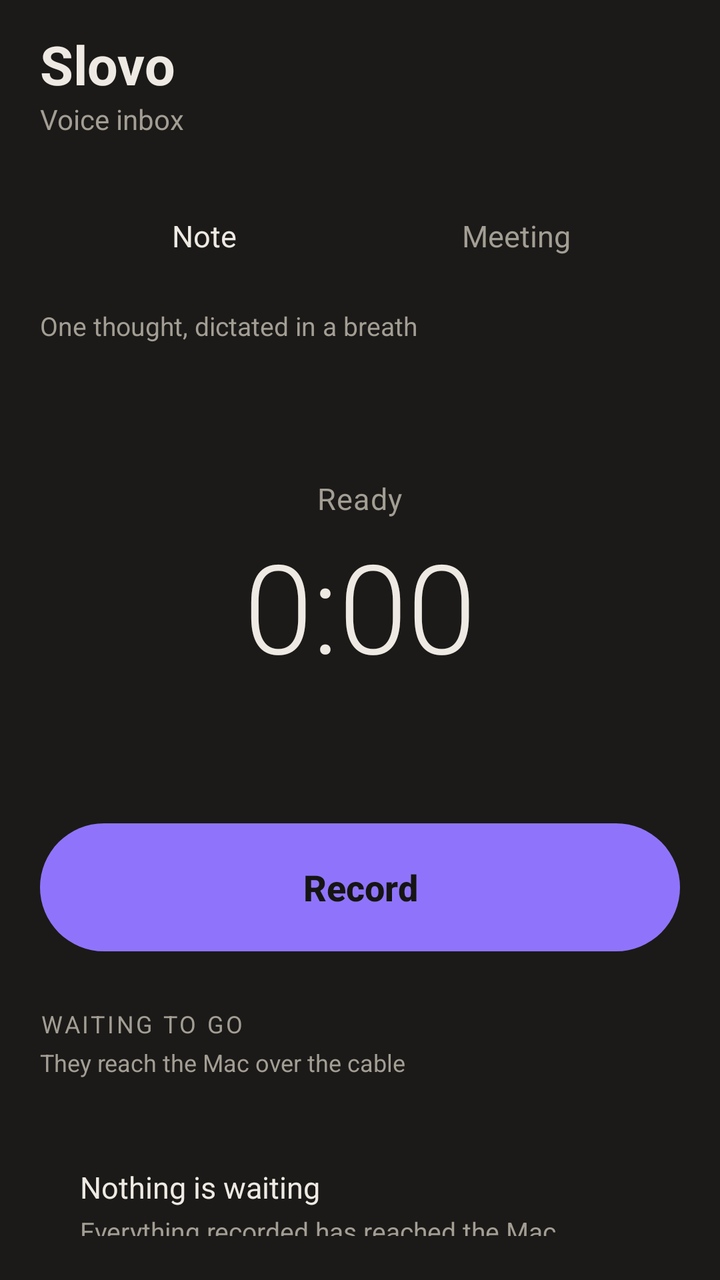
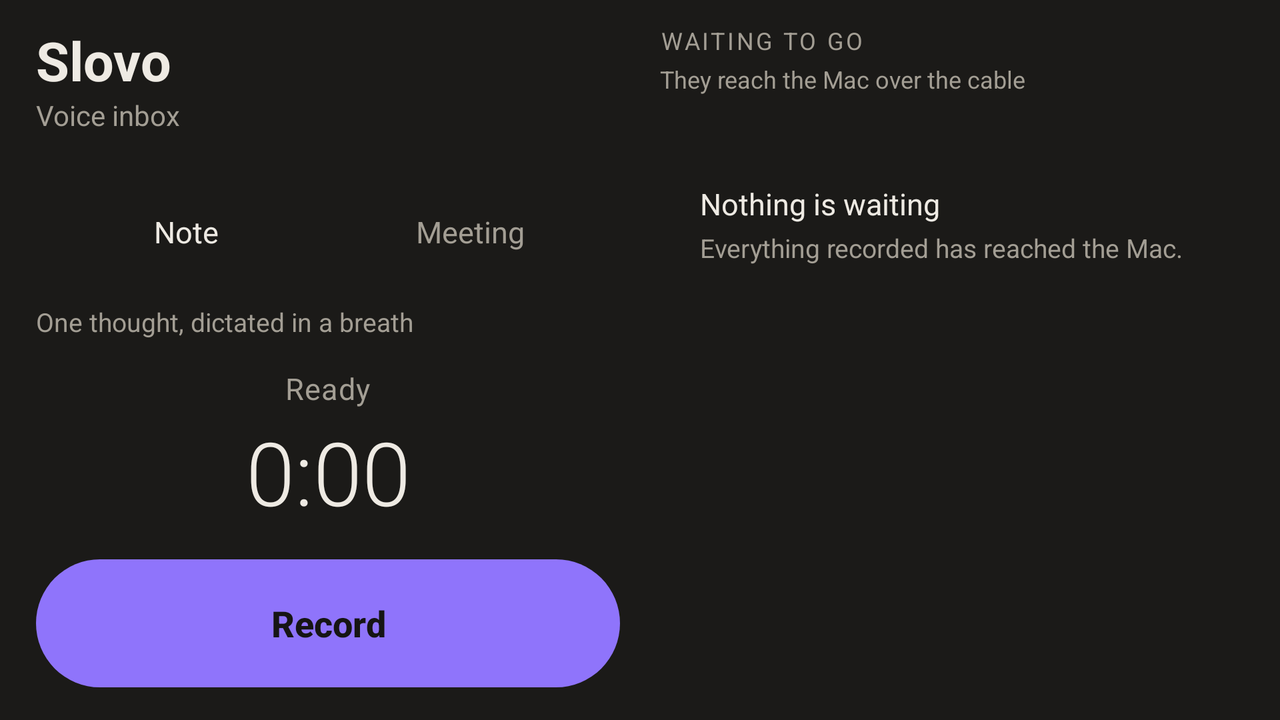

First picture: res/layout/ on a phone held upright. Second picture: the repository's own variant of that layout, on a device whose configuration matches the variant's folder. Source for both follows.
<!-- AndroidManifest.xml: application theme Theme.Slovo -->
<!-- res/layout/activity_main.xml -->
<?xml version="1.0" encoding="utf-8"?>
<FrameLayout xmlns:android="http://schemas.android.com/apk/res/android"
    android:id="@+id/root"
    android:layout_width="match_parent"
    android:layout_height="match_parent"
    android:background="@color/window">

    <ScrollView
        android:layout_width="match_parent"
        android:layout_height="match_parent"
        android:fillViewport="true"
        android:paddingStart="@dimen/screen_padding"
        android:paddingTop="14dp"
        android:paddingEnd="@dimen/screen_padding"
        android:paddingBottom="22dp"
        android:scrollbars="none">

        <LinearLayout
            android:layout_width="match_parent"
            android:layout_height="wrap_content"
            android:orientation="vertical">

            <include
                android:id="@+id/recorder"
                layout="@layout/block_recorder"
                android:layout_width="match_parent"
                android:layout_height="wrap_content" />

            
            <Space
                android:layout_width="match_parent"
                android:layout_height="0dp"
                android:layout_weight="1" />

            <include
                android:id="@+id/waiting"
                layout="@layout/block_waiting"
                android:layout_width="match_parent"
                android:layout_height="wrap_content" />

        </LinearLayout>

    </ScrollView>

</FrameLayout>
<!-- res/layout/block_recorder.xml (included above) -->
<?xml version="1.0" encoding="utf-8"?>
<LinearLayout xmlns:android="http://schemas.android.com/apk/res/android"
    android:layout_width="match_parent"
    android:layout_height="wrap_content"
    android:orientation="vertical">

    <TextView
        android:layout_width="wrap_content"
        android:layout_height="wrap_content"
        android:text="@string/app_name"
        android:textColor="@color/text_primary"
        android:textSize="27sp"
        android:textStyle="bold" />

    <TextView
        android:layout_width="wrap_content"
        android:layout_height="wrap_content"
        android:text="@string/app_subtitle"
        android:textColor="@color/text_secondary"
        android:textSize="14sp" />

    
    <LinearLayout
        android:id="@+id/modeGroup"
        android:layout_width="match_parent"
        android:layout_height="wrap_content"
        android:layout_marginTop="22dp"
        android:background="@drawable/card"
        android:orientation="horizontal"
        android:padding="4dp">

        <TextView
            android:id="@+id/modeNote"
            android:layout_width="0dp"
            android:layout_height="46dp"
            android:layout_weight="1"
            android:gravity="center"
            android:text="@string/mode_note"
            android:textColor="@color/text_primary"
            android:textSize="15sp" />

        <TextView
            android:id="@+id/modeMeeting"
            android:layout_width="0dp"
            android:layout_height="46dp"
            android:layout_weight="1"
            android:gravity="center"
            android:text="@string/mode_meeting"
            android:textColor="@color/text_secondary"
            android:textSize="15sp" />

    </LinearLayout>

    <TextView
        android:id="@+id/modeHint"
        android:layout_width="match_parent"
        android:layout_height="wrap_content"
        android:layout_marginTop="9dp"
        android:text="@string/mode_note_hint"
        android:textColor="@color/text_secondary"
        android:textSize="13sp" />

    
    <LinearLayout
        android:id="@+id/stage"
        android:layout_width="match_parent"
        android:layout_height="@dimen/stage_height"
        android:gravity="center"
        android:orientation="vertical">

        <LinearLayout
            android:layout_width="wrap_content"
            android:layout_height="wrap_content"
            android:gravity="center_vertical"
            android:orientation="horizontal">

            <View
                android:id="@+id/liveDot"
                android:layout_width="9dp"
                android:layout_height="9dp"
                android:layout_marginEnd="8dp"
                android:background="@drawable/dot"
                android:backgroundTint="@color/recording"
                android:visibility="gone" />

            <ProgressBar
                android:id="@+id/spinner"
                style="?android:attr/progressBarStyleSmall"
                android:layout_width="14dp"
                android:layout_height="14dp"
                android:layout_marginEnd="8dp"
                android:indeterminateTint="@color/accent_text"
                android:visibility="gone" />

            <TextView
                android:id="@+id/status"
                android:layout_width="wrap_content"
                android:layout_height="wrap_content"
                android:letterSpacing="0.03"
                android:text="@string/status_idle"
                android:textColor="@color/text_secondary"
                android:textSize="15sp" />

        </LinearLayout>

        
        <TextView
            android:id="@+id/elapsed"
            android:layout_width="match_parent"
            android:layout_height="wrap_content"
            android:layout_marginTop="2dp"
            android:fontFamily="sans-serif-light"
            android:gravity="center"
            android:maxLines="1"
            android:text="0:00"
            android:textColor="@color/text_primary"
            android:textSize="@dimen/timer_size" />

    </LinearLayout>

    <LinearLayout
        android:id="@+id/meetingBox"
        android:layout_width="match_parent"
        android:layout_height="wrap_content"
        android:layout_marginBottom="14dp"
        android:background="@drawable/card"
        android:orientation="vertical"
        android:padding="16dp"
        android:visibility="gone">

        <LinearLayout
            android:layout_width="match_parent"
            android:layout_height="wrap_content"
            android:gravity="center_vertical"
            android:orientation="horizontal">

            <ImageView
                android:layout_width="18dp"
                android:layout_height="18dp"
                android:layout_marginEnd="10dp"
                android:importantForAccessibility="no"
                android:src="@drawable/ic_moment" />

            <TextView
                android:id="@+id/moments"
                android:layout_width="0dp"
                android:layout_height="wrap_content"
                android:layout_weight="1"
                android:text="@string/moments_none"
                android:textColor="@color/text_primary"
                android:textSize="15sp" />

        </LinearLayout>

        
        <TextView
            android:id="@+id/momentConfirm"
            android:layout_width="match_parent"
            android:layout_height="wrap_content"
            android:layout_marginStart="28dp"
            android:layout_marginTop="5dp"
            android:alpha="0"
            android:textColor="@color/accent_text"
            android:textSize="13sp" />

        <View
            android:layout_width="match_parent"
            android:layout_height="1dp"
            android:layout_marginTop="14dp"
            android:background="@color/divider" />

        <LinearLayout
            android:layout_width="match_parent"
            android:layout_height="wrap_content"
            android:layout_marginTop="14dp"
            android:gravity="center_vertical"
            android:orientation="horizontal">

            <ImageView
                android:layout_width="16dp"
                android:layout_height="16dp"
                android:layout_marginEnd="10dp"
                android:importantForAccessibility="no"
                android:src="@drawable/ic_screen_off" />

            <TextView
                android:layout_width="0dp"
                android:layout_height="wrap_content"
                android:layout_weight="1"
                android:text="@string/screen_off_hint"
                android:textColor="@color/text_secondary"
                android:textSize="13sp" />

        </LinearLayout>

    </LinearLayout>

    
    <androidx.appcompat.widget.AppCompatButton
        android:id="@+id/markMoment"
        android:layout_width="match_parent"
        android:layout_height="66dp"
        android:layout_marginBottom="12dp"
        android:background="@drawable/button_moment"
        android:stateListAnimator="@null"
        android:text="@string/mark_moment"
        android:textAllCaps="false"
        android:textColor="@color/accent_text"
        android:textSize="17sp"
        android:textStyle="bold"
        android:visibility="gone" />

    <androidx.appcompat.widget.AppCompatButton
        android:id="@+id/record"
        android:layout_width="match_parent"
        android:layout_height="64dp"
        android:background="@drawable/button_accent"
        android:stateListAnimator="@null"
        android:text="@string/record_note"
        android:textAllCaps="false"
        android:textColor="@color/on_accent"
        android:textSize="18sp"
        android:textStyle="bold" />

</LinearLayout>
<!-- res/layout/block_waiting.xml (included above) -->
<?xml version="1.0" encoding="utf-8"?>
<LinearLayout xmlns:android="http://schemas.android.com/apk/res/android"
    android:layout_width="match_parent"
    android:layout_height="wrap_content"
    android:orientation="vertical">

    <LinearLayout
        android:layout_width="match_parent"
        android:layout_height="wrap_content"
        android:layout_marginTop="@dimen/waiting_gap"
        android:gravity="center_vertical"
        android:orientation="horizontal">

        <TextView
            android:layout_width="0dp"
            android:layout_height="wrap_content"
            android:layout_weight="1"
            android:letterSpacing="0.10"
            android:text="@string/waiting_title"
            android:textAllCaps="true"
            android:textColor="@color/text_secondary"
            android:textSize="12sp" />

        <TextView
            android:id="@+id/waitingCount"
            android:layout_width="wrap_content"
            android:layout_height="wrap_content"
            android:textColor="@color/accent_text"
            android:textSize="12sp" />

    </LinearLayout>

    <TextView
        android:id="@+id/folderHint"
        android:layout_width="match_parent"
        android:layout_height="wrap_content"
        android:layout_marginTop="3dp"
        android:text="@string/folder_hint"
        android:textColor="@color/text_secondary"
        android:textSize="12sp" />

    <LinearLayout
        android:id="@+id/clips"
        android:layout_width="match_parent"
        android:layout_height="wrap_content"
        android:layout_marginTop="12dp"
        android:orientation="vertical" />

    <LinearLayout
        android:id="@+id/empty"
        android:layout_width="match_parent"
        android:layout_height="wrap_content"
        android:layout_marginTop="12dp"
        android:background="@drawable/card"
        android:orientation="vertical"
        android:padding="20dp">

        <TextView
            android:layout_width="wrap_content"
            android:layout_height="wrap_content"
            android:text="@string/waiting_empty_title"
            android:textColor="@color/text_primary"
            android:textSize="15sp" />

        <TextView
            android:layout_width="match_parent"
            android:layout_height="wrap_content"
            android:layout_marginTop="3dp"
            android:lineSpacingExtra="2dp"
            android:text="@string/waiting_empty_body"
            android:textColor="@color/text_secondary"
            android:textSize="13sp" />

    </LinearLayout>

</LinearLayout>
<!-- resources referenced by this layout -->
<resources>
  <color name="accent_text">#AE9BFC</color>
  <color name="divider">#2E2C29</color>
  <color name="on_accent">#161514</color>
  <color name="recording">#E5534B</color>
  <color name="text_primary">#EEEAE3</color>
  <color name="text_secondary">#A39E94</color>
  <color name="window">#1B1A18</color>
  <dimen name="screen_padding">20dp</dimen>
  <dimen name="stage_height">240dp</dimen>
  <dimen name="timer_size">62sp</dimen>
  <dimen name="waiting_gap">28dp</dimen>
  <!-- drawable button_accent (drawable) -->
  <?xml version="1.0" encoding="utf-8"?>
  <ripple xmlns:android="http://schemas.android.com/apk/res/android" android:color="@color/ripple_dark">
      <item>
          <shape android:shape="rectangle">
              <solid android:color="@color/accent" />
              <corners android:radius="32dp" />
          </shape>
      </item>
  </ripple>
  <!-- drawable button_moment (drawable) -->
  <?xml version="1.0" encoding="utf-8"?>
  <ripple xmlns:android="http://schemas.android.com/apk/res/android" android:color="@color/ripple_light">
      <item>
          <shape android:shape="rectangle">
              <solid android:color="@color/accent_soft" />
              <stroke android:width="1dp" android:color="@color/accent" />
              <corners android:radius="32dp" />
          </shape>
      </item>
  </ripple>
  <!-- drawable dot (drawable) -->
  <?xml version="1.0" encoding="utf-8"?>
  <shape xmlns:android="http://schemas.android.com/apk/res/android" android:shape="oval">
      <solid android:color="@android:color/white" />
  </shape>
  <!-- drawable ic_moment (drawable) -->
  <?xml version="1.0" encoding="utf-8"?>
  <vector xmlns:android="http://schemas.android.com/apk/res/android"
      android:width="18dp" android:height="18dp"
      android:viewportWidth="24" android:viewportHeight="24"
      android:tint="@color/accent_text">
      <path android:fillColor="@android:color/white"
          android:pathData="M17,3H7c-1.1,0 -2,0.9 -2,2v16l7,-3 7,3V5c0,-1.1 -0.9,-2 -2,-2z" />
  </vector>
  <!-- drawable ic_screen_off (drawable) -->
  <?xml version="1.0" encoding="utf-8"?>
  <vector xmlns:android="http://schemas.android.com/apk/res/android"
      android:width="16dp" android:height="16dp"
      android:viewportWidth="24" android:viewportHeight="24"
      android:tint="@color/text_secondary">
      <path android:fillColor="@android:color/white"
          android:pathData="M17,1H7C5.9,1 5,1.9 5,3v18c0,1.1 0.9,2 2,2h10c1.1,0 2,-0.9 2,-2V3C19,1.9 18.1,1 17,1zM17,19H7V5h10V19z" />
  </vector>
  <string name="app_name">Slovo</string>
  <string name="app_subtitle">Voice inbox</string>
  <string name="folder_hint">They reach the Mac over the cable</string>
  <string name="mark_moment">Mark moment</string>
  <string name="mode_meeting">Meeting</string>
  <string name="mode_note">Note</string>
  <string name="mode_note_hint">One thought, dictated in a breath</string>
  <string name="moments_none">No moments marked</string>
  <string name="record_note">Record</string>
  <string name="screen_off_hint">Recording continues with the screen off</string>
  <string name="status_idle">Ready</string>
  <string name="waiting_empty_body">Everything recorded has reached the Mac.</string>
  <string name="waiting_empty_title">Nothing is waiting</string>
  <string name="waiting_title">Waiting to go</string>
  <color name="ripple_dark">#33000000</color>
  <color name="accent">#8F74FB</color>
  <color name="ripple_light">#22FFFFFF</color>
  <color name="accent_soft">#2C2646</color>
  <style name="Theme.Slovo.Dialog" parent="ThemeOverlay.Material3.MaterialAlertDialog">
          <item name="colorSurface">@color/panel</item>
          <item name="colorSurfaceContainerHigh">@color/panel</item>
          <item name="colorOnSurface">@color/text_primary</item>
          <item name="colorOnSurfaceVariant">@color/text_secondary</item>
          <item name="colorPrimary">@color/accent_text</item>
      </style>
  <color name="panel">#232220</color>
  <!-- some entries are left out for length -->
</resources>
<!-- res/layout-land/activity_main.xml (the repository's variant of the layout above) -->
<!-- drawn on the phone turned sideways -->
<?xml version="1.0" encoding="utf-8"?>
<FrameLayout xmlns:android="http://schemas.android.com/apk/res/android"
    android:id="@+id/root"
    android:layout_width="match_parent"
    android:layout_height="match_parent"
    android:background="@color/window">

    <LinearLayout
        android:layout_width="match_parent"
        android:layout_height="match_parent"
        android:orientation="horizontal"
        android:paddingStart="@dimen/screen_padding"
        android:paddingTop="12dp"
        android:paddingEnd="@dimen/screen_padding"
        android:paddingBottom="14dp">

        <ScrollView
            android:layout_width="0dp"
            android:layout_height="match_parent"
            android:layout_weight="1"
            android:fillViewport="true"
            android:paddingEnd="10dp"
            android:scrollbars="none">

            <LinearLayout
                android:layout_width="match_parent"
                android:layout_height="wrap_content"
                android:orientation="vertical">

                <include
                    android:id="@+id/recorder"
                    layout="@layout/block_recorder"
                    android:layout_width="match_parent"
                    android:layout_height="wrap_content" />

            </LinearLayout>

        </ScrollView>

        <ScrollView
            android:layout_width="0dp"
            android:layout_height="match_parent"
            android:layout_weight="1"
            android:paddingStart="10dp"
            android:scrollbars="none">

            <LinearLayout
                android:layout_width="match_parent"
                android:layout_height="wrap_content"
                android:orientation="vertical">

                <include
                    android:id="@+id/waiting"
                    layout="@layout/block_waiting"
                    android:layout_width="match_parent"
                    android:layout_height="wrap_content" />

            </LinearLayout>

        </ScrollView>

    </LinearLayout>

</FrameLayout>
<!-- resources referenced by the variant -->
<!-- as the phone turned sideways resolves them -->
<resources>
  <color name="accent_text">#AE9BFC</color>
  <color name="divider">#2E2C29</color>
  <color name="on_accent">#161514</color>
  <color name="recording">#E5534B</color>
  <color name="text_primary">#EEEAE3</color>
  <color name="text_secondary">#A39E94</color>
  <color name="window">#1B1A18</color>
  <!-- from res/values-land/ -->
  <dimen name="screen_padding">18dp</dimen>
  <!-- from res/values-land/ -->
  <dimen name="stage_height">110dp</dimen>
  <!-- from res/values-land/ -->
  <dimen name="timer_size">44sp</dimen>
  <!-- from res/values-land/ -->
  <dimen name="waiting_gap">0dp</dimen>
  <!-- drawable button_accent (drawable) -->
  <?xml version="1.0" encoding="utf-8"?>
  <ripple xmlns:android="http://schemas.android.com/apk/res/android" android:color="@color/ripple_dark">
      <item>
          <shape android:shape="rectangle">
              <solid android:color="@color/accent" />
              <corners android:radius="32dp" />
          </shape>
      </item>
  </ripple>
  <!-- drawable button_moment (drawable) -->
  <?xml version="1.0" encoding="utf-8"?>
  <ripple xmlns:android="http://schemas.android.com/apk/res/android" android:color="@color/ripple_light">
      <item>
          <shape android:shape="rectangle">
              <solid android:color="@color/accent_soft" />
              <stroke android:width="1dp" android:color="@color/accent" />
              <corners android:radius="32dp" />
          </shape>
      </item>
  </ripple>
  <!-- drawable dot (drawable) -->
  <?xml version="1.0" encoding="utf-8"?>
  <shape xmlns:android="http://schemas.android.com/apk/res/android" android:shape="oval">
      <solid android:color="@android:color/white" />
  </shape>
  <!-- drawable ic_moment (drawable) -->
  <?xml version="1.0" encoding="utf-8"?>
  <vector xmlns:android="http://schemas.android.com/apk/res/android"
      android:width="18dp" android:height="18dp"
      android:viewportWidth="24" android:viewportHeight="24"
      android:tint="@color/accent_text">
      <path android:fillColor="@android:color/white"
          android:pathData="M17,3H7c-1.1,0 -2,0.9 -2,2v16l7,-3 7,3V5c0,-1.1 -0.9,-2 -2,-2z" />
  </vector>
  <string name="app_name">Slovo</string>
  <string name="app_subtitle">Voice inbox</string>
  <string name="folder_hint">They reach the Mac over the cable</string>
  <string name="mark_moment">Mark moment</string>
  <string name="mode_meeting">Meeting</string>
  <string name="mode_note">Note</string>
  <string name="mode_note_hint">One thought, dictated in a breath</string>
  <string name="moments_none">No moments marked</string>
  <string name="record_note">Record</string>
  <string name="screen_off_hint">Recording continues with the screen off</string>
  <string name="status_idle">Ready</string>
  <string name="waiting_empty_body">Everything recorded has reached the Mac.</string>
  <string name="waiting_empty_title">Nothing is waiting</string>
  <string name="waiting_title">Waiting to go</string>
  <color name="ripple_dark">#33000000</color>
  <color name="accent">#8F74FB</color>
  <color name="ripple_light">#22FFFFFF</color>
  <color name="accent_soft">#2C2646</color>
  <style name="Theme.Slovo.Dialog" parent="ThemeOverlay.Material3.MaterialAlertDialog">
          <item name="colorSurface">@color/panel</item>
          <item name="colorSurfaceContainerHigh">@color/panel</item>
          <item name="colorOnSurface">@color/text_primary</item>
          <item name="colorOnSurfaceVariant">@color/text_secondary</item>
          <item name="colorPrimary">@color/accent_text</item>
      </style>
  <color name="panel">#232220</color>
  <!-- some entries are left out for length -->
</resources>
